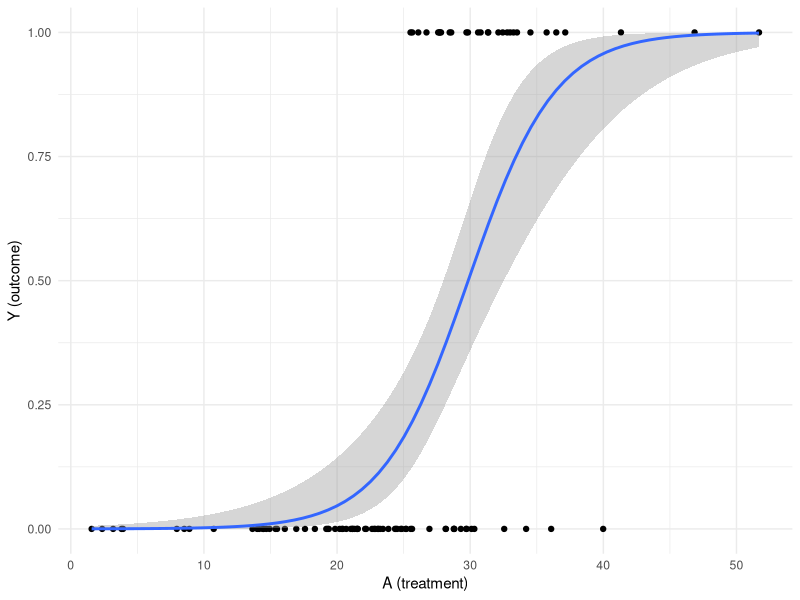

Recreate this plot in R.
## ---- chunk 1
# we're going to be simulating...
set.seed(6142)

# set constants
n <- 100
tx_mean <- 25

# generate variables randomly and by structural equation
W <- replicate(3, rnorm(n))
A <- rnorm(n, mean = tx_mean, sd = 2*sqrt(tx_mean))
Y <- as.numeric(A > tx_mean & W[, 1] > 0)
O <- as.data.frame(cbind(Y, A, W))

# quick summary of concatenated data structure
skimr::skim(O)
## ---- chunk 2
msm <- glm(Y ~ ., family = "binomial", data = O)
summary(msm)
## ---- chunk 3
library(ggplot2)
p <- ggplot(O, aes(A, Y)) + geom_point()
p <- p + stat_smooth(method = "glm", method.args = list(family = "binomial"),
                     formula = y ~ x)
p <- p + theme_minimal() + xlab("A (treatment)") + ylab("Y (outcome)")
print(p)
